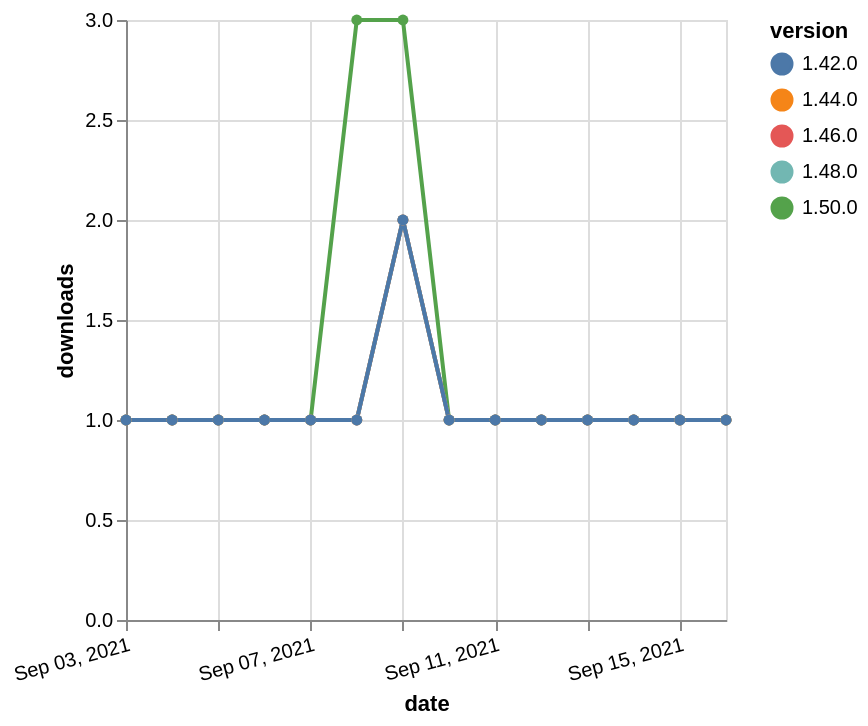

This figure's Vega-Lite source:
### Vega-Lite specification from a JSON file in a GitHub repository (floating-point values rounded to 4 significant figures)
{"$schema": "https://vega.github.io/schema/vega-lite/v5.json", "description": "A simple bar chart with embedded data.", "data": {"values": [{"date": "2021-09-03", "total": 183, "delta": 1, "version": "1.50.0"}, {"date": "2021-09-04", "total": 184, "delta": 1, "version": "1.50.0"}, {"date": "2021-09-05", "total": 185, "delta": 1, "version": "1.50.0"}, {"date": "2021-09-06", "total": 186, "delta": 1, "version": "1.50.0"}, {"date": "2021-09-07", "total": 187, "delta": 1, "version": "1.50.0"}, {"date": "2021-09-08", "total": 190, "delta": 3, "version": "1.50.0"}, {"date": "2021-09-09", "total": 193, "delta": 3, "version": "1.50.0"}, {"date": "2021-09-10", "total": 194, "delta": 1, "version": "1.50.0"}, {"date": "2021-09-11", "total": 195, "delta": 1, "version": "1.50.0"}, {"date": "2021-09-12", "total": 196, "delta": 1, "version": "1.50.0"}, {"date": "2021-09-13", "total": 197, "delta": 1, "version": "1.50.0"}, {"date": "2021-09-14", "total": 198, "delta": 1, "version": "1.50.0"}, {"date": "2021-09-15", "total": 199, "delta": 1, "version": "1.50.0"}, {"date": "2021-09-16", "total": 200, "delta": 1, "version": "1.50.0"}, {"date": "2021-09-03", "total": 189, "delta": 1, "version": "1.44.0"}, {"date": "2021-09-04", "total": 190, "delta": 1, "version": "1.44.0"}, {"date": "2021-09-05", "total": 191, "delta": 1, "version": "1.44.0"}, {"date": "2021-09-06", "total": 192, "delta": 1, "version": "1.44.0"}, {"date": "2021-09-07", "total": 193, "delta": 1, "version": "1.44.0"}, {"date": "2021-09-08", "total": 194, "delta": 1, "version": "1.44.0"}, {"date": "2021-09-09", "total": 196, "delta": 2, "version": "1.44.0"}, {"date": "2021-09-10", "total": 197, "delta": 1, "version": "1.44.0"}, {"date": "2021-09-11", "total": 198, "delta": 1, "version": "1.44.0"}, {"date": "2021-09-12", "total": 199, "delta": 1, "version": "1.44.0"}, {"date": "2021-09-13", "total": 200, "delta": 1, "version": "1.44.0"}, {"date": "2021-09-14", "total": 201, "delta": 1, "version": "1.44.0"}, {"date": "2021-09-15", "total": 202, "delta": 1, "version": "1.44.0"}, {"date": "2021-09-16", "total": 203, "delta": 1, "version": "1.44.0"}, {"date": "2021-09-03", "total": 184, "delta": 1, "version": "1.46.0"}, {"date": "2021-09-04", "total": 185, "delta": 1, "version": "1.46.0"}, {"date": "2021-09-05", "total": 186, "delta": 1, "version": "1.46.0"}, {"date": "2021-09-06", "total": 187, "delta": 1, "version": "1.46.0"}, {"date": "2021-09-07", "total": 188, "delta": 1, "version": "1.46.0"}, {"date": "2021-09-08", "total": 189, "delta": 1, "version": "1.46.0"}, {"date": "2021-09-09", "total": 191, "delta": 2, "version": "1.46.0"}, {"date": "2021-09-10", "total": 192, "delta": 1, "version": "1.46.0"}, {"date": "2021-09-11", "total": 193, "delta": 1, "version": "1.46.0"}, {"date": "2021-09-12", "total": 194, "delta": 1, "version": "1.46.0"}, {"date": "2021-09-13", "total": 195, "delta": 1, "version": "1.46.0"}, {"date": "2021-09-14", "total": 196, "delta": 1, "version": "1.46.0"}, {"date": "2021-09-15", "total": 197, "delta": 1, "version": "1.46.0"}, {"date": "2021-09-16", "total": 198, "delta": 1, "version": "1.46.0"}, {"date": "2021-09-03", "total": 162, "delta": 1, "version": "1.48.0"}, {"date": "2021-09-04", "total": 163, "delta": 1, "version": "1.48.0"}, {"date": "2021-09-05", "total": 164, "delta": 1, "version": "1.48.0"}, {"date": "2021-09-06", "total": 165, "delta": 1, "version": "1.48.0"}, {"date": "2021-09-07", "total": 166, "delta": 1, "version": "1.48.0"}, {"date": "2021-09-08", "total": 167, "delta": 1, "version": "1.48.0"}, {"date": "2021-09-09", "total": 169, "delta": 2, "version": "1.48.0"}, {"date": "2021-09-10", "total": 170, "delta": 1, "version": "1.48.0"}, {"date": "2021-09-11", "total": 171, "delta": 1, "version": "1.48.0"}, {"date": "2021-09-12", "total": 172, "delta": 1, "version": "1.48.0"}, {"date": "2021-09-13", "total": 173, "delta": 1, "version": "1.48.0"}, {"date": "2021-09-14", "total": 174, "delta": 1, "version": "1.48.0"}, {"date": "2021-09-15", "total": 175, "delta": 1, "version": "1.48.0"}, {"date": "2021-09-16", "total": 176, "delta": 1, "version": "1.48.0"}, {"date": "2021-09-03", "total": 241, "delta": 1, "version": "1.42.0"}, {"date": "2021-09-04", "total": 242, "delta": 1, "version": "1.42.0"}, {"date": "2021-09-05", "total": 243, "delta": 1, "version": "1.42.0"}, {"date": "2021-09-06", "total": 244, "delta": 1, "version": "1.42.0"}, {"date": "2021-09-07", "total": 245, "delta": 1, "version": "1.42.0"}, {"date": "2021-09-08", "total": 246, "delta": 1, "version": "1.42.0"}, {"date": "2021-09-09", "total": 248, "delta": 2, "version": "1.42.0"}, {"date": "2021-09-10", "total": 249, "delta": 1, "version": "1.42.0"}, {"date": "2021-09-11", "total": 250, "delta": 1, "version": "1.42.0"}, {"date": "2021-09-12", "total": 251, "delta": 1, "version": "1.42.0"}, {"date": "2021-09-13", "total": 252, "delta": 1, "version": "1.42.0"}, {"date": "2021-09-14", "total": 253, "delta": 1, "version": "1.42.0"}, {"date": "2021-09-15", "total": 254, "delta": 1, "version": "1.42.0"}, {"date": "2021-09-16", "total": 255, "delta": 1, "version": "1.42.0"}]}, "width": "container", "mark": {"type": "line", "point": {"filled": true}}, "encoding": {"x": {"field": "date", "type": "temporal", "timeUnit": "yearmonthdate", "title": "date", "axis": {"labelAngle": -15}}, "y": {"field": "delta", "type": "quantitative", "title": "downloads"}, "color": {"field": "version", "type": "nominal"}, "tooltip": {"field": "delta"}}}
